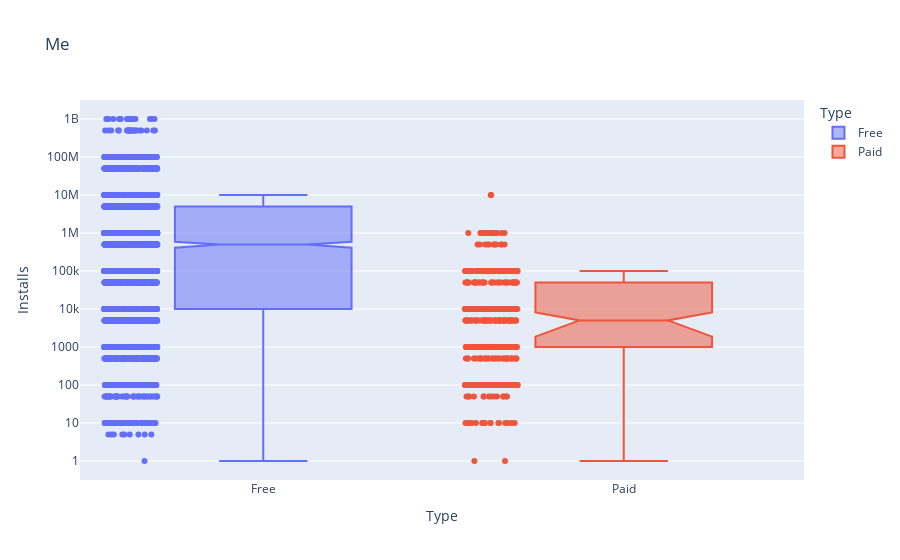

The cell this chart's notebook holds for it:
### Markdown cell above
# Plotly Box Plots: Lost Downloads for Paid Apps

### Code cell
box_plot = px.box(df_clean,
                  y="Installs",
                  x="Type",
                  color="Type",
                  notched=True,
                  points="all",
                  title= "Me")

box_plot.update_layout(yaxis=dict(type='log'))
box_plot.show()

### Figure 1 — Plotly figure (JSON) as saved in the notebook; plotly's stock layout.template omitted (floating-point values rounded to 4 significant figures; data arrays with more than 128 entries replaced by an {"elided": "..."} marker saying what was removed)
{"data": [{"alignmentgroup": "True", "boxpoints": "all", "hovertemplate": "Type=%{x}<br>Installs=%{y}<extra></extra>", "legendgroup": "Free", "marker": {"color": "#636efa"}, "name": "Free", "notched": true, "offsetgroup": "Free", "orientation": "v", "showlegend": true, "type": "box", "x": {"elided": "7595 str values"}, "x0": " ", "xaxis": "x", "y": {"elided": "7595 int values"}, "y0": " ", "yaxis": "y"}, {"alignmentgroup": "True", "boxpoints": "all", "hovertemplate": "Type=%{x}<br>Installs=%{y}<extra></extra>", "legendgroup": "Paid", "marker": {"color": "#EF553B"}, "name": "Paid", "notched": true, "offsetgroup": "Paid", "orientation": "v", "showlegend": true, "type": "box", "x": {"elided": "604 str values"}, "x0": " ", "xaxis": "x", "y": {"elided": "604 int values"}, "y0": " ", "yaxis": "y"}], "layout": {"boxmode": "overlay", "legend": {"title": {"text": "Type"}, "tracegroupgap": 0}, "title": {"text": "Me"}, "xaxis": {"anchor": "y", "categoryarray": ["Free", "Paid"], "categoryorder": "array", "domain": [0, 1], "title": {"text": "Type"}}, "yaxis": {"anchor": "x", "domain": [0, 1], "title": {"text": "Installs"}, "type": "log"}}}
